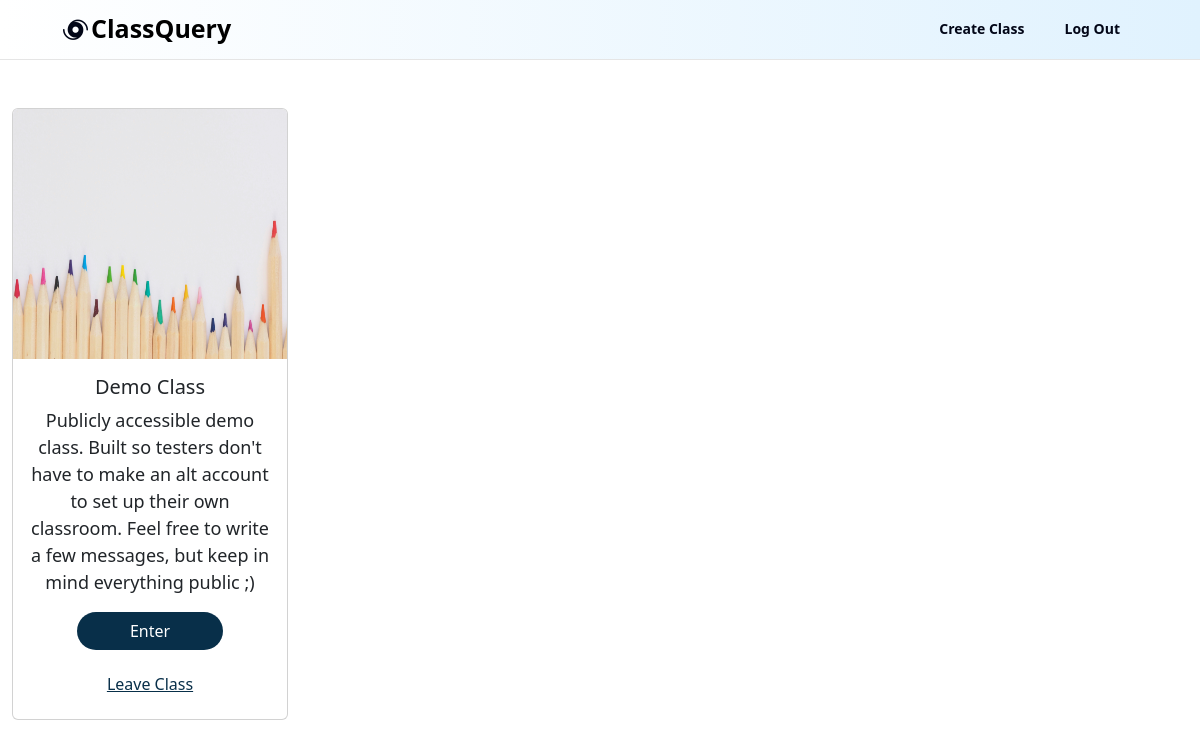
Screenshot of / (signed in) with the database file from the repository.
### tables this page shows
CREATE TABLE classes (
user_id INTEGER,
class_code INTEGER,
class_name TEXT,
class_description TEXT
, bg_img TEXT NOT NULL);

### app.py (the view)
@app.route("/", methods=["GET", "POST"])
@login_required
def index():
    if request.method == "POST":
        code = request.form.get("leave-class-code")
        db.delete_from_db("DELETE FROM classes WHERE user_id = (?) AND class_code = (?);", (session["user_id"], code))
        return redirect("/")
    else:
        classes = db.select_priority_from_db("SELECT * FROM classes WHERE user_id = (?);", (session["user_id"], ))
        return render_template("/index.html", classes=classes,  user_type = session["user_type"])

### app.py (called while the page is built)
@app.after_request
def after_request(response):
    response.headers["Cache-Control"] = "no-cache, no-store, must-revalidate"
    response.headers["Expires"] = 0
    response.headers["Pragma"] = "no-cache"
    return response

### helpers.py (called while the page is built)
def login_required(f):
    @wraps(f)
    def decorated_function(*args, **kwargs):
        if session.get("user_id") is None:
            return redirect("/login")
        return f(*args, **kwargs)
    return decorated_function

    def select_priority_from_db(self, command, priority):
        cur = self.conn.cursor()
        cur.execute(command, priority)
        rows = cur.fetchall()
        return rows

### templates/index.html (shortened to what this page needs)
{% extends "layout.html" %}
{% block main %}
    <div class="row">
      {% for class in classes %}
        <div class="col-sm-3">
          <div class="card">
              <img class="card-img-top" src="{{class[4]}}"  width = "500" height = "250"alt="Card image cap">
              <div class="card-body">
                <h5 class="card-title">{{ class[2] }}</h5>
                <p class="card-text">{{ class[3] }}</p>
                <form action="/course" method="post">
                  <button class="create-post-button" type="submit" value="Submit"> Enter </button>
                </form>
                <form action="/" method="post">
                  <button type="submit" class="btn btn-link" name="leave-class-code" value = "{{ class[1] }}">Leave Class</button>
                </form>
              </div>
            </div>
        </div>
      {% endfor %}
    </div>
{% endblock %}

### templates/layout.html (shortened to what this page needs)
<!DOCTYPE html>
<html lang="en">
    <head>
        <link rel="stylesheet" href="../static/main.css">
        <link rel="stylesheet" href="https://cdn.jsdelivr.net/npm/bootstrap-icons@1.11.3/font/bootstrap-icons.min.css">
    </head>
<body>
    <nav class="navbar">
      {% if session["user_id"] and session["user_type"] ==  "student" %}
        <div class="nav-links">
          <i class="bi bi-hurricane"></i>
          <a class="navbar-brand" href="/">ClassQuery</a>
          <a class="nav-link" href="/logout">Log Out </a>
          <a class="nav-link" href="/join_class"> Join Class</a>
        </div>
        {% elif session["user_id"] and session["user_type"] ==  "teacher" %}
        <div class="nav-links">
          <i class="bi bi-hurricane"></i>
          <a class="navbar-brand" href="/">ClassQuery</a>
          <a class="nav-link" href="/logout">Log Out </a>
          <a class="nav-link" href="/create_class"> Create Class</a>
        </div>
        {% endif %}
      </nav>
      <main class="container-fluid py-5 text-center">
        {% block main %}{% endblock %}
    </main>
</body>
</html>

### rows the page displays
classes: bg_img (picture), class_name "Demo Class", class_description "Publicly accessible demo class. Built so testers don't have to make an alt account to set up their own classroom. Feel free to write a few messages, but keep in mind everything public ;)", {{ class[1] }} 0 (drawn)
